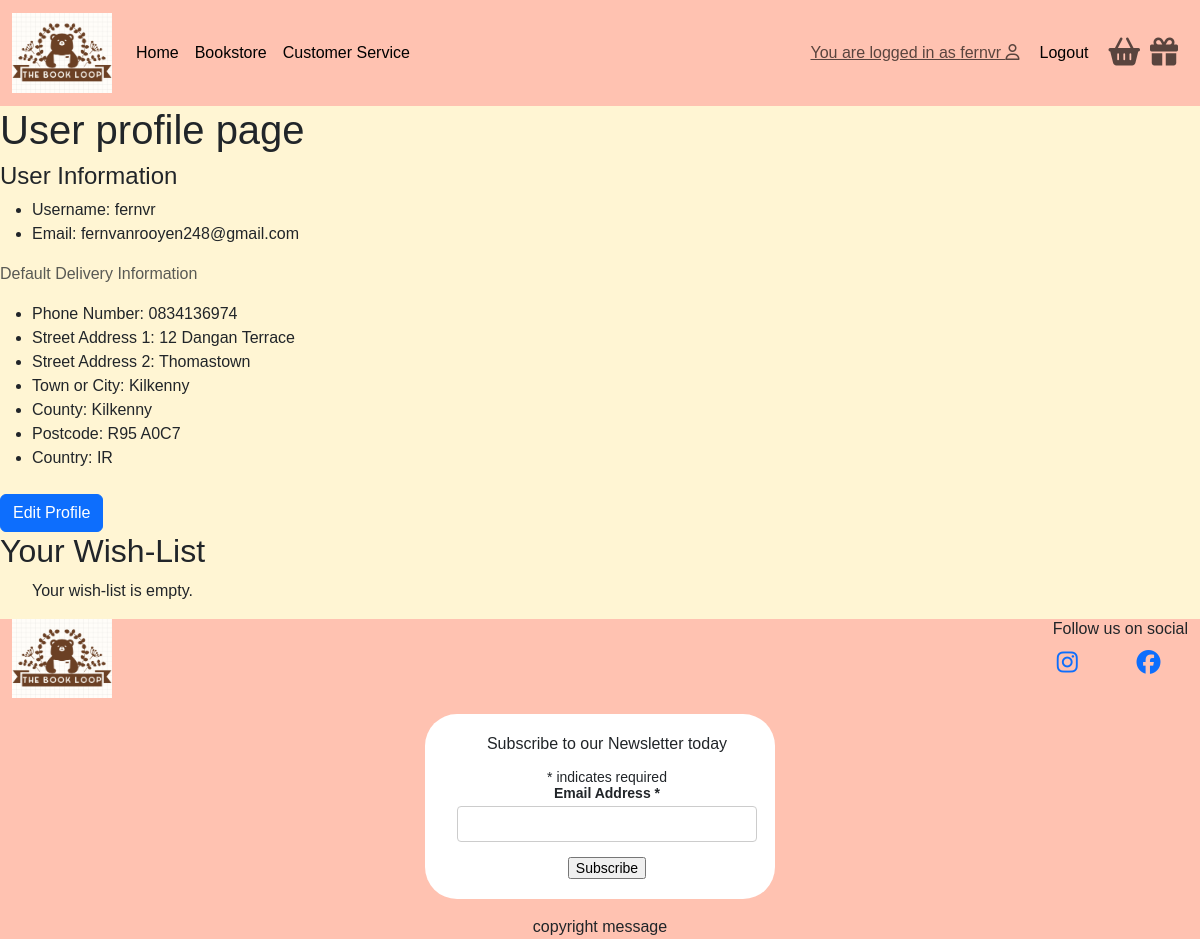
The app's page /user_profile/ (signed in) with its own data.
### user_profile/models.py (models this page shows, shortened)
class UserProfile(models.Model):
    user = models.OneToOneField(User, on_delete=models.CASCADE)
    default_phone_number = models.CharField(max_length=20, null=True, blank=True)
    default_street_address1 = models.CharField(max_length=80, null=True, blank=True)
    default_street_address2 = models.CharField(max_length=80, null=True, blank=True)
    default_town_or_city = models.CharField(max_length=40, null=True, blank=True)
    default_county = models.CharField(max_length=80, null=True, blank=True)
    default_postcode = models.CharField(max_length=20, null=True, blank=True)
    default_country = CountryField(blank_label='Country', null=True, blank=True)

### user_profile/views.py (the view)
# urls.py: path('user_profile/', include('user_profile.urls')),
@login_required
def user_profile(request):
    profile = get_object_or_404(UserProfile, user=request.user)
    wishlist = WishList.objects.filter(user=request.user).first()
    form = UserProfileForm(instance=profile)
    template = 'user_profile/user_profile.html'
    context = {
        'profile': profile,
        'wishlist': wishlist.books.all() if wishlist else [],
        'form': form,
    }
    return render(request, template, context)

### user_profile/forms.py
class UserProfileForm(forms.ModelForm):
    class Meta:
        model = UserProfile
        fields = (
            'default_phone_number',
            'default_street_address1',
            'default_street_address2',
            'default_town_or_city',
            'default_county',
            'default_postcode',
            'default_country',
        )
        widgets = {
            'default_phone_number': forms.TextInput(attrs={'class': 'form-control', 'placeholder': 'Phone Number'}),
            'default_street_address1': forms.TextInput(attrs={'class': 'form-control', 'placeholder': 'Street Address 1'}),
            'default_street_address2': forms.TextInput(attrs={'class': 'form-control', 'placeholder': 'Street Address 2'}),
            'default_town_or_city': forms.TextInput(attrs={'class': 'form-control', 'placeholder': 'Town or City'}),
            'default_county': forms.TextInput(attrs={'class': 'form-control', 'placeholder': 'County'}),
            'default_postcode': forms.TextInput(attrs={'class': 'form-control', 'placeholder': 'Postcode'}),
            'default_country': forms.Select(attrs={'class': 'form-control'}),
        }

### basket/contexts.py (called while the page is built, shortened)
def basket_contents(request):
    basket_items = []
    total = 0
    book_count = 0
    basket = request.session.get('basket', {})
    delivery = Decimal(3) if total < 40 else Decimal(0)
    grand_total = delivery + total
    context = {
        'basket_items': basket_items,
        'total': total,
        'order_total': total,
        'book_count': book_count,
        'delivery': delivery,
        'free_delivery_threshold': 40,
        'grand_total': grand_total,
        }
    return context

### user_profile/templates/user_profile/user_profile.html (shortened to what this page needs)
{% extends "base.html" %}
{% load static %}
{% block content %}
<h1>
    User profile page
</h1>
<section id="user-info">
    <div>
        <div class="col-lg-6">
            <h4> User Information </h4>
            <ul>
                <li>
                    Username: {{ profile.user.username }}
                </li>
                <li>
                    Email: {{ profile.user.email }}
                </li>
            </ul>
        </div>
        <div class="col-12 col-lg-6">
            <p class="text-muted">Default Delivery Information</p>
            <ul>
                <li>Phone Number: {{ profile.default_phone_number }}</li>
                <li>Street Address 1: {{ profile.default_street_address1 }}</li>
                <li>Street Address 2: {{ profile.default_street_address2 }}</li>
                <li>Town or City: {{ profile.default_town_or_city }}</li>
                <li>County: {{ profile.default_county }}</li>
                <li>Postcode: {{ profile.default_postcode }}</li>
                <li>Country: {{ profile.default_country }}</li>
            </ul>
        </div>
        <div class="mt-4">
            <a href="{% url 'edit_profile' %}" class="btn btn-primary">Edit Profile</a>
        </div>
    </div>
</section>
<section id="wish-list">
    <h2>Your Wish-List</h2>
    <ul>
        {% for book in wishlist %}
        <li>
            {{ book.title }} by {{ book.author }}
            <a href="{% url 'remove_from_wishlist' book.id %}" class="btn btn-danger remove-from-wishlist" data-book-id="{{ book.id }}">Remove</a>
            <a href="{% url 'add_to_basket' book.id %}" class="btn btn-primary">Add to Basket</a>
        </li>
        {% empty %}
        <p>Your wish-list is empty.</p>
        {% endfor %}
    </ul>
</section>
{% endblock %}

### templates/base.html (shortened to what this page needs)
{% load static %}
{% load cloudinary %}
<!DOCTYPE html>
<html lang="en">
<head>
    {% block corecss %}
    <link rel="stylesheet" href="https://cdnjs.cloudflare.com/ajax/libs/font-awesome/5.15.3/css/all.min.css">
    <link href="https://cdn.jsdelivr.net/npm/bootstrap@5.3.1/dist/css/bootstrap.min.css" rel="stylesheet">
    <link rel="stylesheet" href="{% static 'css/style.css' %}">
    <link href="//cdn-images.mailchimp.com/embedcode/classic-061523.css" rel="stylesheet" type="text/css">
    {% endblock %}
</head>
<body class="d-flex flex-column min-vh-100">
    <header class="navbar navbar-expand-lg navbar-light">
        <div class="container-fluid">
            <a class="navbar-brand" href="{% url 'home' %}">
                <img src="{{ MEDIA_URL }}site-media/LOGO-draft1.png" class="logo">
            </a>
            <div class="collapse navbar-collapse" id="navbarSupportedContent">
                <ul class="navbar-nav me-auto mb-2 mb-lg-0">
                    <li class="nav-item">
                        <a class="nav-link {% if request.path == home_url %}active{% endif %}" aria-current="page"
                            href="{% url 'home' %}">
                            Home
                        </a>
                    </li>
                    <li class="nav-item">
                        <a class="nav-link" aria-current="page" href="{% url 'bookstore:bookstore' %}">
                            Bookstore
                        </a>
                    </li>
                    <li class="nav-item">
                        <a class="nav-link" aria-current="page" href="{% url 'customer_service' %}">
                            Customer Service
                        </a>
                    </li>
                </ul>
                {% if user.is_authenticated %}
                <a href="{% url 'user_profile' %}" class="navbar-text login-status">
                    You are logged in as {{ user }}
                    <i class="fa-regular fa-user"></i>
                </a>
                <div>
                    <a class="nav-link log-link" aria-current="page" href="{% url 'account_logout' %}">
                        Logout
                    </a>
                </div>
                {% endif %}
                <div id="basket-link">
                    <a class="navbar-text h3 basket-icon" href="{% url 'view_basket' %}">
                        <i class="fa-solid fa-basket-shopping"></i>
                    </a>
                </div>
                {% if user.is_authenticated %}
                <div id="wishlist-link">
                    <a class="navbar-text h3 wishlist-icon" href="#">
                        <i class="fa-solid fa-gift"></i>
                    </a>
                </div>
                {% endif %}
            </div>
        </div>
    </header>
    <section>
        {% block content %}
        {% endblock %}
    </section>
    <footer class="mt-auto container-fluid">
        <div class="d-flex footer">
            <section id="logo">
                <a class="navbar-brand logo" href="{% url 'home' %}">
                    <img src="{{ MEDIA_URL }}site-media/LOGO-draft1.png" class="logo">
                </a>
            </section>
            <section id="social-links">
                <h6>Follow us on social</h6>
                <div class="row social-icon-link">
                    <div class="col-6">
                        <a href="https://www.instagram.com/theb.ookloop/" target="_blank" aria-label="instagram"
                            class="reg-links">
                            <i class="fa-brands fa-instagram h4 m-1"></i>
                        </a>
                    </div>
                    <div class="col-6">
                        <a href="https://www.facebook.com/profile.php?id=61571110971891" target="_blank"
                            aria-label="facebook" class="reg-links">
                            <i class="fa-brands fa-facebook h4 m-1"></i>
                        </a>
                    </div>
                </div>
            </section>
        </div>
        <section id="newsletter" class="newsletter-form text-center mt-3 row">
            <div class="col-12">
                <div id="mc_embed_shell">
                    <div id="mc_embed_signup">
                        <form
                            action="https://herokuapp.us3.list-manage.com/subscribe/post?u=f52eb6fdf9c6b62e87ad1d8bb&amp;id=778a9efa7d&amp;f_id=00d4ace2f0"
                            method="post" id="mc-embedded-subscribe-form" name="mc-embedded-subscribe-form"
                            class="validate" target="_blank">
                            <div id="mc_embed_signup_scroll">
                                <h2>Subscribe to our Newsletter today</h2>
                                <div class="indicates-required"><span class="asterisk">*</span> indicates required</div>
                                <div class="mc-field-group"><label for="mce-EMAIL">Email Address <span
                                            class="asterisk">*</span></label><input type="email" name="EMAIL"
                                        class="required email" id="mce-EMAIL" required="" value=""></div>
                                <div class="optionalParent">
                                    <div class="clear foot">
                                        <input type="submit" name="subscribe" id="mc-embedded-subscribe" class="button"
                                            value="Subscribe">
                                    </div>
                                </div>
                            </div>
                        </form>
                    </div>
                </div>
            </div>
        </section>
        <div id="copyright" class="text-center mt-3">
            copyright message
        </div>
    </footer>
</body>
</html>

### static/css/style.css (style rules this page uses)
body { font-family: Arial, sans-serif; background-color: #fff5d3; }
header { background-color: #ffc2b1; }
.nav-link { color: black; }
.log-link { margin-right: 20px; }
.login-status { margin-right: 20px; }
.basket-icon, .wishlist-icon { margin-right: 10px; }
.logo { width: 100px; }
footer { background-color: #ffc2b1; }
.footer { justify-content: space-between; }
.newsletter-form { background-color: white; border-radius: 2rem; padding: 10px; width: 450px; margin: 0 auto; }
#newsletter { padding: 20px; color: #212529; box-sizing: border-box; }
#newsletter h2 { font-size: 1.5rem; margin-bottom: 15px; }
#newsletter .mc-field-group label { display: block; font-weight: bold; margin-bottom: 5px; }
#newsletter .mc-field-group input[type="email"] { padding: 0.5rem; font-size: 1rem; margin-bottom: 15px; border: 1px solid #ccc; border-radius: 4px; width: 100%; }
#newsletter input[type="submit"] { cursor: pointer; }
#mc_embed_signup { background: #fff; clear: left; font: 14px Helvetica, Arial, sans-serif; width: 400px; }
@media screen and (min-width: 350px) { #mc_embed_signup { width: 300px; } }
@media screen and (min-width: 350px) { .newsletter-form { width: 350px; padding: 5px; } }
@media screen and (min-width: 350px) { #newsletter h2 { font-size: 1rem; } }

### records on screen
UserProfile: user.username "fernvr", user.email "fernvanrooyen248@gmail.com", default_phone_number "0834136974", default_street_address1 "12 Dangan Terrace", default_street_address2 "Thomastown", default_town_or_city "Kilkenny", default_county "Kilkenny", default_postcode "R95 A0C7", default_country "IR"

### other values on screen
{{ user }} "fernvr"
